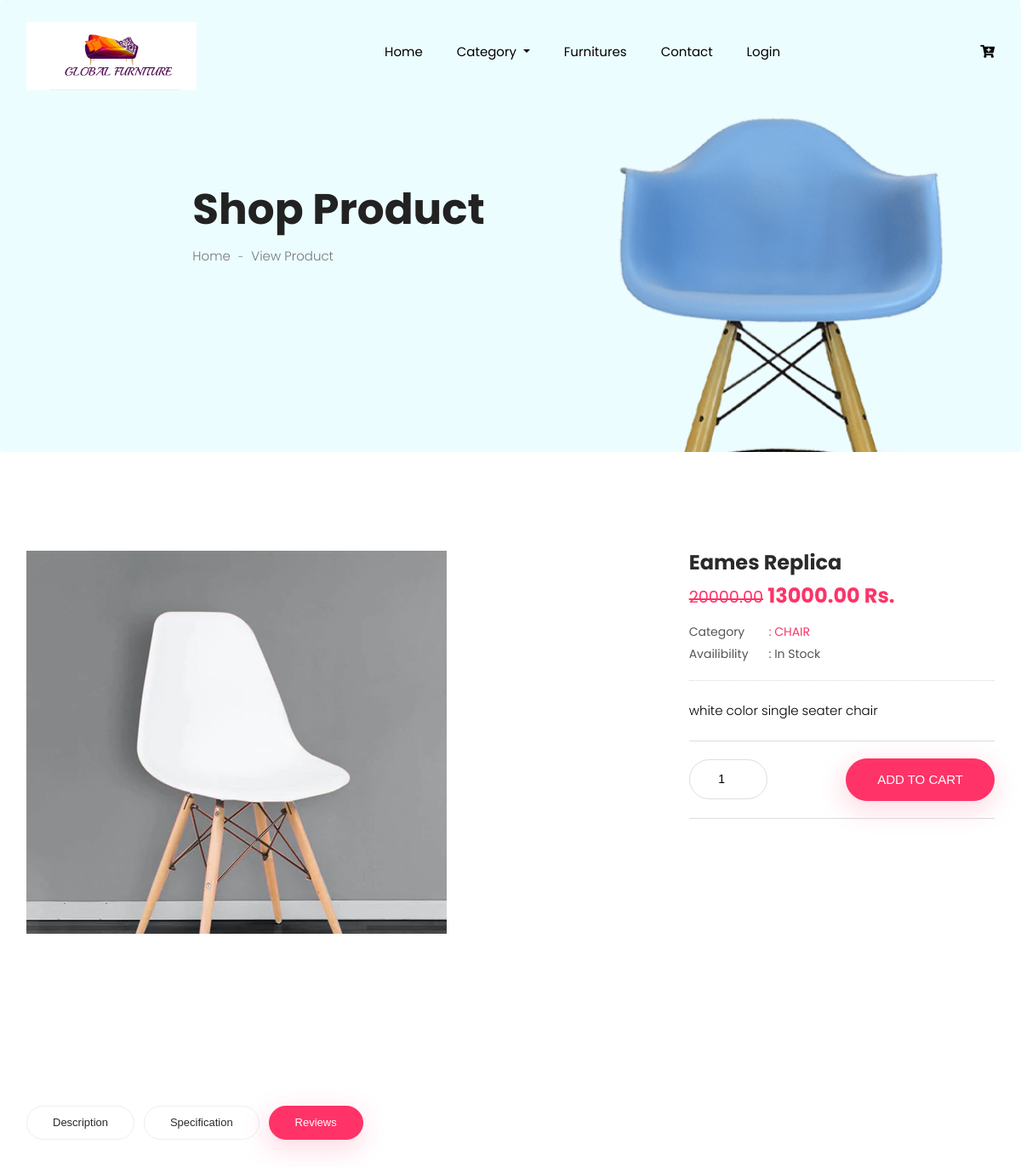
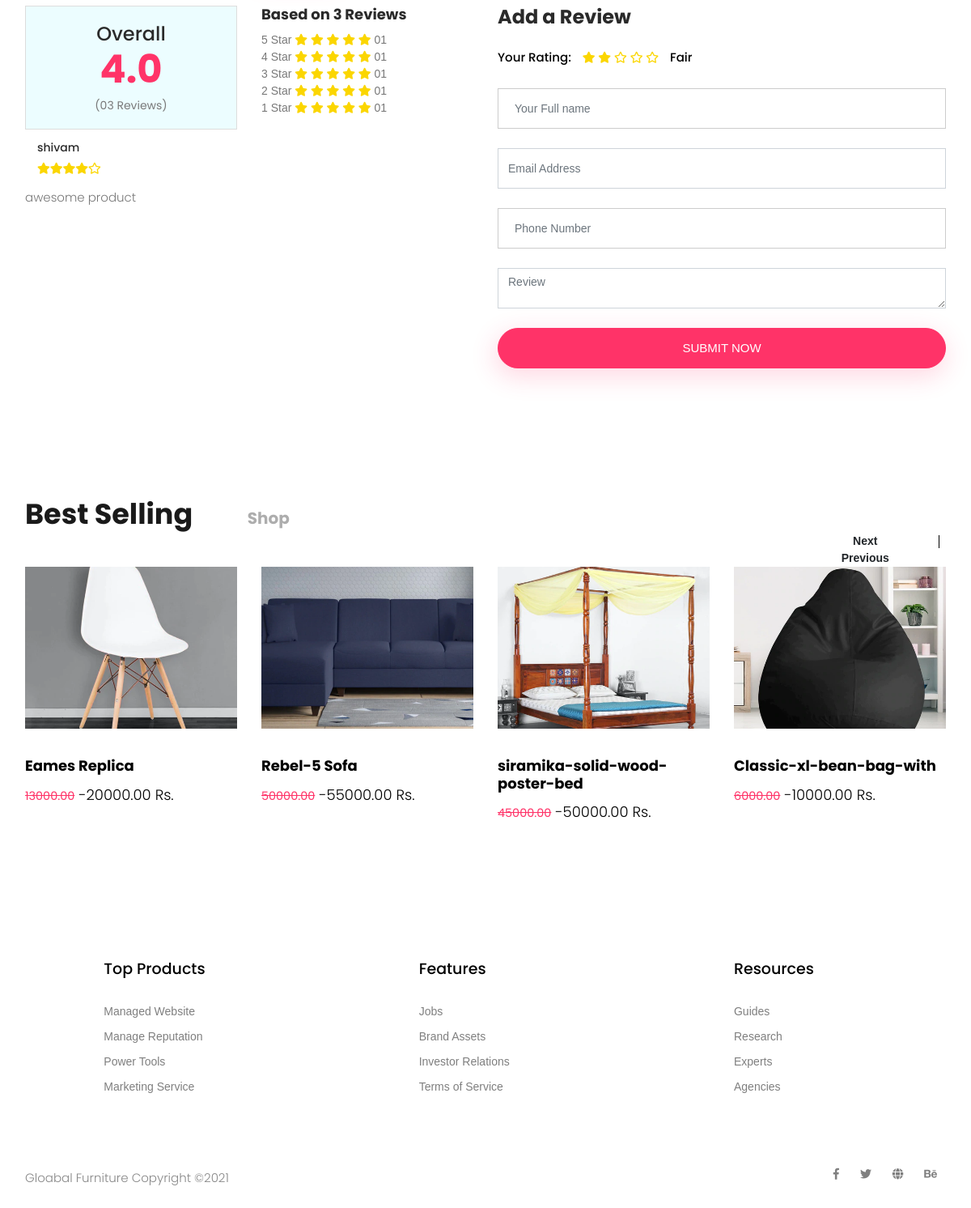
The app's page /single-product.php?product_id=1 with its own data (2 pictures, top to bottom).
### tables this page shows
CREATE TABLE `product_master` (
  `product_id` int(10) NOT NULL,
  `product_img` varchar(225) NOT NULL,
  `product_name` varchar(255) NOT NULL,
  `product_discription` text NOT NULL,
  `color_id` int(10) NOT NULL,
  `material_id` int(10) NOT NULL,
  `cat_id` int(10) NOT NULL,
  `size_id` int(10) NOT NULL,
  `offer_price` decimal(10,2) NOT NULL,
  `selling_price` decimal(10,2) NOT NULL,
  `insert_date` datetime NOT NULL DEFAULT current_timestamp()
);

CREATE TABLE `category` (
  `cat_id` int(10) NOT NULL,
  `cat_name` varchar(255) NOT NULL,
  `cat_image` varchar(255) NOT NULL,
  `cat_desc` text NOT NULL,
  `product_id` int(11) NOT NULL
);

CREATE TABLE `product_review` (
  `review_id` int(3) NOT NULL,
  `product_id` int(3) NOT NULL,
  `review_rating` int(2) NOT NULL,
  `rating_status` int(2) NOT NULL,
  `review_desc` text NOT NULL,
  `user_name` varchar(20) NOT NULL,
  `user_email` varchar(30) NOT NULL,
  `user_contact` varchar(12) NOT NULL
);

### single-product.php (the view, shortened to what this page needs)
<!doctype html>
<html lang="zxx">
<head>
  <?php include 'head_link.php'; ?>
</head>
<body>
  <?php
  include 'header.php';
  include 'connection.php';
  $product = "SELECT pm.product_id, pm.product_name, pm.product_discription, pm.offer_price, pm.selling_price,
   ps.product_size, pmat.material_name, pc.color_name, c.cat_name
FROM product_master pm , product_size ps , product_material pmat , product_color pc , category c
WHERE pm.size_id=ps.size_id and pm.material_id=pmat.material_id and pm.color_id = pc.color_id
and pm.cat_id = c.cat_id and pm.product_id=".$_GET['product_id'];
  $product = mysqli_query($con,$product);
  $product = mysqli_fetch_assoc($product)or die(mysqli_error($con));
  $images = "SELECT product_img from product_master where  product_id=".$_GET['product_id'];
  $images = mysqli_query($con,$images)or die(mysqli_error($con));
  ?>
  <section class="breadcrumb breadcrumb_bg">
    <div class="container">
      <div class="row justify-content-center">
        <div class="col-lg-8">
          <div class="breadcrumb_iner">
            <div class="breadcrumb_iner_item">
              <h2>Shop Product</h2>
              <p>Home <span>-</span> View Product</p>
            </div>
          </div>
        </div>
      </div>
    </div>
  </section>
  <div class="product_image_area section_padding">
    <div class="container">
      <div class="row s_product_inner justify-content-between">
        <div class="col-lg-7 col-xl-7">
          <div class="product_slider_img">
            <div id="vertical">
              <?php
                while ($image = mysqli_fetch_assoc($images) ) {
              ?>
              <div data-thumb="./admin/image/product/<?php echo $image['product_img']; ?>">
                <img src="./admin/image/product/<?php echo $image['product_img']; ?>" />
              </div>
              <?php } ?>
            </div>
          </div>
        </div>
        <div class="col-lg-5 col-xl-4">
          <div class="s_product_text">
            <h3><?php echo $product['product_name']; ?></h3>
            <h2> <del><small><?php echo $product['selling_price']; ?></small></del> <?php echo $product['offer_price']; ?> Rs.</h2>
            <ul class="list">
              <li>
                <a class="active" href="#">
                  <span>Category</span> : <?php echo $product['cat_name']; ?></a>
              </li>
              <li>
                <a > <span>Availibility</span> : In Stock</a>
              </li>
            </ul>
            <p><?php echo $product['product_discription']; ?></p>
              <form action="cart.php?" method="get"  class="card_area d-flex justify-content-between align-items-center">
              <div class="product_count">
                <input class="input-number" type="Number" value="1" min="1" max="5" name="nop">
              </div>
              <input type="submit" class="btn_3" value="add to cart">
              </form>
          </div>
        </div>
      </div>
    </div>
  </div>
  <section class="product_description_area">
    <div class="container">
      <ul class="nav nav-tabs" id="myTab" role="tablist">
        <li class="nav-item">
          <a class="nav-link" id="home-tab" data-toggle="tab" href="#home" role="tab" aria-controls="home"
            aria-selected="true">Description</a>
        </li>
        <li class="nav-item">
          <a class="nav-link" id="profile-tab" data-toggle="tab" href="#profile" role="tab" aria-controls="profile"
            aria-selected="false">Specification</a>
        </li>
        <li class="nav-item">
          <a class="nav-link active" id="review-tab" data-toggle="tab" href="#review" role="tab" aria-controls="review"
            aria-selected="false">Reviews</a>
        </li>
      </ul>
      <div class="tab-content" id="myTabContent">
        <div class="tab-pane fade show active" id="review" role="tabpanel" aria-labelledby="review-tab">
          <div class="row">
            <div class="col-lg-6">
              <div class="row total_rate">
                <div class="col-6">
                  <div class="box_total">
                    <h5>Overall</h5>
                    <h4>4.0</h4>
                    <h6>(03 Reviews)</h6>
                  </div>
                </div>
                <div class="col-6">
                  <div class="rating_list">
                    <h3>Based on 3 Reviews</h3>
                    <ul class="list">
                      <li>
                        <a href="#">5 Star
                          <i class="fa fa-star"></i>
                          <i class="fa fa-star"></i>
                          <i class="fa fa-star"></i>
                          <i class="fa fa-star"></i>
                          <i class="fa fa-star"></i> 01</a>
                      </li>
                      <li>
                        <a href="#">4 Star
                          <i class="fa fa-star"></i>
                          <i class="fa fa-star"></i>
                          <i class="fa fa-star"></i>
                          <i class="fa fa-star"></i>
                          <i class="fa fa-star"></i> 01</a>
                      </li>
                      <li>
                        <a href="#">3 Star
                          <i class="fa fa-star"></i>
                          <i class="fa fa-star"></i>
                          <i class="fa fa-star"></i>
                          <i class="fa fa-star"></i>
                          <i class="fa fa-star"></i> 01</a>
                      </li>
                      <li>
                        <a href="#">2 Star
                          <i class="fa fa-star"></i>
                          <i class="fa fa-star"></i>
                          <i class="fa fa-star"></i>
                          <i class="fa fa-star"></i>
                          <i class="fa fa-star"></i> 01</a>
                      </li>
                      <li>
                        <a href="#">1 Star
                          <i class="fa fa-star"></i>
                          <i class="fa fa-star"></i>
                          <i class="fa fa-star"></i>
                          <i class="fa fa-star"></i>
                          <i class="fa fa-star"></i> 01</a>
                      </li>
                    </ul>
                  </div>
                </div>
              </div>
              <div class="review_list">
                <?php
                  $all_review = mysqli_query($con,"SELECT * FROM `product_review` WHERE product_id=".$_GET['product_id']);
                  while ($review = mysqli_fetch_assoc($all_review)) {?>
                <div class="review_item">
                  <div class="media">
                    <div class="media-body">
                      <h4><?php echo $review['user_name']; ?></h4>
                      <?php
            for ($i=0; $i < $review['review_rating']; $i++)
              echo "<i class='fa fa-star'></i>";
            for ($i=0; $i < 5-$review['review_rating']; $i++)
              echo "<i class='far fa-star'></i>";
                      ?>
                    </div>
                  </div>
                  <p><?php echo $review['review_desc']; ?></p>
                </div>
              <?php } ?>
              </div>
            </div>
            <div class="col-lg-6">
              <div class="review_box">
                <h4>Add a Review</h4>
                <p>Your Rating:</p>
                <ul class="list">
                  <li>
                    <a class="rating_star" data-id="1">
                      <i class="fa fa-star"></i>
                    </a>
                  </li>
                  <li>
                    <a class="rating_star" data-id="2">
                      <i class="fa fa-star"></i>
                    </a>
                  </li>
                  <li>
                    <a  class="rating_star" data-id="3">
                      <i class="far fa-star"></i>
                    </a>
                  </li>
                  <li>
                    <a  class="rating_star" data-id="4">
                      <i class="far fa-star"></i>
                    </a>
                  </li>
                  <li>
                    <a class="rating_star" data-id="5">
                      <i class="far fa-star"></i>
                    </a>
                  </li>
                </ul>
                <p id="review_std">Fair</p>
                <form class="row contact_form" action="review_process.php?product_id=<?php echo $_GET['product_id']; ?>" method="post" novalidate="novalidate">
                  <div class="col-md-12">
                    <div class="form-group">
                      <input type="text" class="form-control" name="name" placeholder="Your Full name" value="<?php echo (isset($_SESSION['user_error()']))? $_SESSION['user']['user_name']: ''; ?>" />
                    </div>
                  </div>
                  <div class="col-md-12">
                    <div class="form-group">
                      <input type="email" class="form-control" name="email" placeholder="Email Address" value="<?php echo (isset($_SESSION['user']))? $_SESSION['user']['user_email']: ''; ?>" />
                    </div>
                  </div>
                  <div class="col-md-12">
                    <div class="form-group">
                      <input type="text" class="form-control" name="number" placeholder="Phone Number" value="<?php echo (isset($_SESSION['user']))? $_SESSION['user']['user_contact']: ''; ?>" />
                    </div>
                  </div>
                  <div class="col-md-12">
                    <div class="form-group">
                      <textarea class="form-control" name="message" rows="1" placeholder="Review"></textarea>
                    </div>
                  </div>
                  <div class="col-md-12 text-right">
                    <button type="submit" value="submit" class="btn_3">
                      Submit Now
                    </button>
                  </div>
                </form>
              </div>
            </div>
          </div>
        </div>
      </div>
    </div>
  </section>
  <section class="product_list best_seller">
    <div class="container">
      <div class="row justify-content-center">
        <div class="col-lg-12">
          <div class="section_tittle text-center">
            <h2>Best Selling <span>shop</span></h2>
          </div>
        </div>
      </div>
      <div class="row align-items-center justify-content-between">
        <div class="col-lg-12">
          <div class="best_product_slider owl-carousel">
<?php
$pro = mysqli_query($con," SELECT * from product_master GROUP by product_id");
while ($p = mysqli_fetch_assoc($pro)) {
?>
<a href="single-product.php?product_id=<?php  echo $p['product_id']; ?>" class="single_product_item">
    <img class="custom_img" src="./admin/image/product/<?php echo $p['product_img']; ?>" alt="">
    <div class="single_product_text">
        <h4><?php echo $p['product_name']; ?></h4>
        <h3>
<small><del><?php echo $p['offer_price']; ?></del></small> -<?php echo $p['selling_price']; ?> Rs.
        </h3>
    </div>
</a>
<?php } ?>
          </div>
        </div>
      </div>
    </div>
  </section>
<?php
 include 'footer.php';
?>
</body>
</html>

### records on screen
product_master: product_img (picture), product_name "Eames Replica", selling_price "20000.00", offer_price "13000.00", cat.cat_name "CHAIR", product_discription "white color single seater chair"
product_review: user_name "shivam", review_rating 4 (drawn), review_desc "awesome product"
product_master: product_img (picture), product_name "Rebel-5 Sofa", offer_price "50000.00", selling_price "55000.00"
product_master: product_img (picture), product_name "siramika-solid-wood-poster-bed", offer_price "45000.00", selling_price "50000.00"
product_master: product_img (picture), product_name "Classic-xl-bean-bag-with", offer_price "6000.00", selling_price "10000.00"
